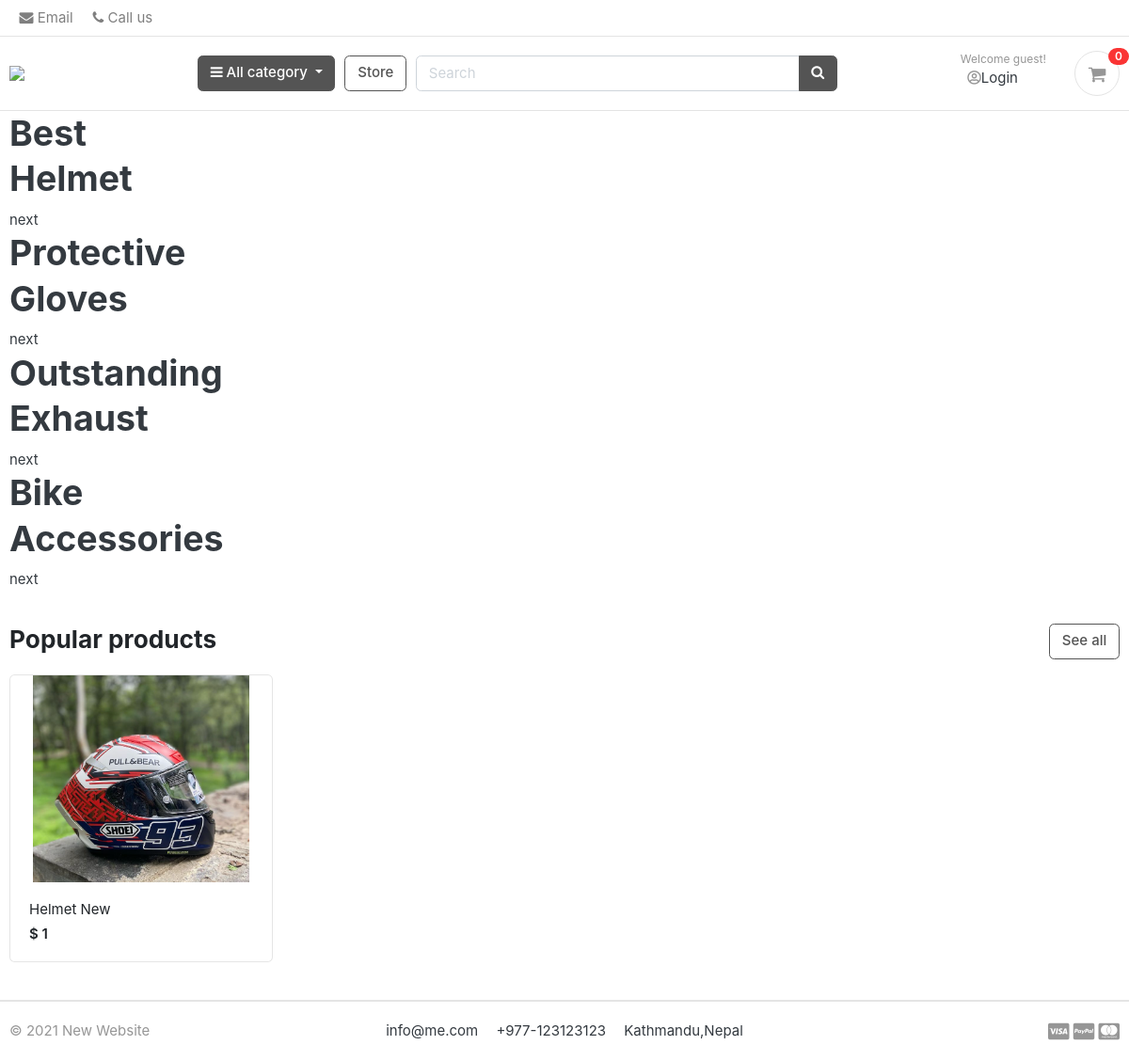
The page / on the database its author committed.
### store/models.py (models this page shows, shortened)
class Product(models.Model):
    product_name    = models.CharField(max_length=200, unique=True)
    slug            = models.SlugField(max_length=200, unique=True)
    description     = models.TextField(max_length=500, blank=True)
    price           = models.IntegerField()
    images          = models.ImageField(upload_to='photos/products')
    stock           = models.IntegerField()
    is_available    = models.BooleanField(default=True)
    category        = models.ForeignKey(Category, on_delete=models.CASCADE)
    created_date    = models.DateTimeField(auto_now_add=True)
    modified_date   = models.DateTimeField(auto_now=True)
    def get_url(self):
        return reverse('product_detail', args=[self.category.slug, self.slug])

### greatkart/views.py (the view)
# urls.py: 2. Add a URL to urlpatterns:  path('', views.home, name='home')
def home(request):
    products = Product.objects.all().filter(is_available=True)
    context = {
        'products': products,
    }
    return render(request, 'home.html', context)

### carts/context_processors.py (called while the page is built)
def counter(request):
    cart_count = 0
    if 'admin' in request.path:
        return {}
    else:
        try:
            cart = Cart.objects.filter(cart_id=_cart_id(request))
            if request.user.is_authenticated:
                cart_items = CartItem.objects.all().filter(user=request.user)
            else:
                cart_items = CartItem.objects.all().filter(cart=cart[:1])
            for cart_item in cart_items:
                cart_count += cart_item.quantity
        except Cart.DoesNotExist:
            cart_count = 0
    return dict(cart_count=cart_count)

### carts/views.py (called while the page is built)
def _cart_id(request):
    cart = request.session.session_key
    if not cart:
        cart = request.session.create()
    return cart

### category/context_processors.py (called while the page is built)
def menu_links(request):
    links = Category.objects.all()
    return dict(links=links)

### category/models.py (called while the page is built)
    def get_url(self):
            return reverse('products_by_category', args=[self.slug])

### templates/home.html (shortened to what this page needs)
{% extends 'base.html' %}
{% load static %}
{% block content %}
<div class="container-fluid" style="overflow-x: hidden">
<div class="slider">
	<div class="slider__slide slider__slide--active" data-slide="1">
		<div class="slider__inner">
		<div class="slider__content">
			<h1>Best <br> Helmet</h1><a class="go-to-next">next</a>
		</div>
		</div>
	</div>
	<div class="slider__slide" data-slide="2">
		<div class="slider__inner">
		<div class="slider__content">
			<h1>Protective <br> Gloves</h1><a class="go-to-next">next</a>
		</div>
		</div>
	</div>
	<div class="slider__slide" data-slide="3">
		<div class="slider__inner">
		<div class="slider__content">
			<h1>Outstanding <br> Exhaust</h1><a class="go-to-next">next</a>
		</div>
		</div>
	</div>
		<div class="slider__slide" data-slide="4">
		<div class="slider__inner">
		<div class="slider__content">
			<h1>Bike <br> Accessories</h1><a class="go-to-next">next</a>
		</div>
		</div>
	</div>
	</div>
	</div>
<section class="section-name padding-y-sm">
<div class="container">
<header class="section-heading">
	<a href="{% url 'store' %}" class="btn btn-outline-secondary float-right">See all</a>
	<h3 class="section-title">Popular products</h3>
</header>
<div class="row">
	{% for product in products %}
	<div class="col-md-3">
		<div class="card card-product-grid">
			<a href="{{ product.get_url }}" class="img-wrap"> <img src="{{ product.images.url }}"> </a>
			<figcaption class="info-wrap">
				<a href="{{ product.get_url }}" class="title">{{ product.product_name }}</a>
				<div class="price mt-1">$ {{ product.price }}</div>
			</figcaption>
		</div>
	</div>
	{% endfor %}
</div>
</div>
</section>
</body>
</html>
{% endblock %}

### static/css/ui.css (style rules this page uses)
html { font-family: "Inter", sans-serif; font-size: 15px; }
.img-wrap { text-align: center; display: block; }
.img-wrap img { max-width: 100%; }
.padding-y-sm { padding-top: 20px; padding-bottom: 20px; }
.section-heading { margin-bottom: 20px; margin-top: 15px; }
.section-title { color: #212529; }
[class*=card-product] a.title { color: #212529; display: block; }
[class*=card-product] .img-wrap { overflow: hidden; position: relative; }
[class*=card-product] .img-wrap img { height: 100%; max-width: 100%; width: auto; display: inline-block; -o-object-fit: cover; object-fit: cover; }
.card-product-grid { margin-bottom: 20px; }
.card-product-grid .img-wrap { border-radius: 0.2rem 0.2rem 0 0; height: 220px; }
.card-product-grid .info-wrap { overflow: hidden; padding: 18px 20px; }
.card .img-wrap { overflow: hidden; }
.price { font-weight: 600; color: #212529; }

### rows shown on the page
Product: images (picture), product_name "Helmet New", price "1"

### other values the page prints
{{ cart_count }} "0"
